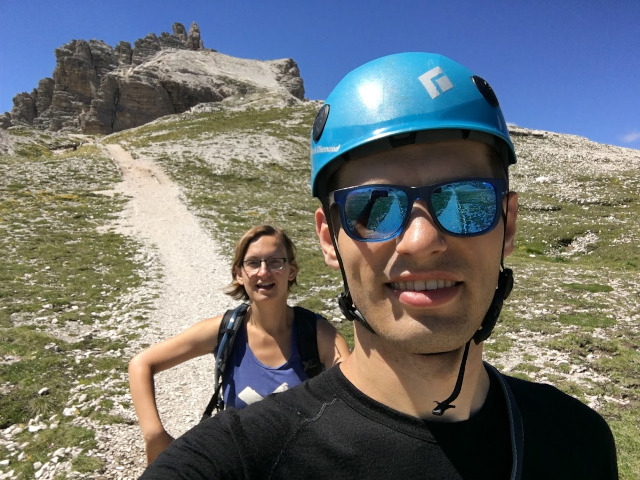
#> input picture 02a_opencv_tutorial/image.jpg, 640 x 480 px
$ python opencv_basics.py
#> lines starting #> are read from the running program, lines starting #| are printed output that depends on the picture
import imutils
import cv2

IMAGE = "./image.jpg"

image = cv2.imread(IMAGE)
#> image is the input picture: shape (480, 640, 3); mean B, G, R 113.3, 113.5, 110.1
cv2.imshow("Image", image)
cv2.waitKey(0)

# %% basic params

# get image size
height, width, depth = image.shape
#> height = 480; width = 640; depth = 3
print(f'width={width}, height={height}, depth={depth}')
#| width=640, height=480, depth=3

# get pixel values
b,g,r = image[150,300]
#> b = 143; g = 170; r = 174
print(f'blue={b}, green={g}, red={r}')
#| blue=143, green=170, red=174

# %% slicing / cropping

roi = image[150:250]
cv2.imshow("Row Crop", roi)
cv2.waitKey(0)

roi = image[:, 150:300]
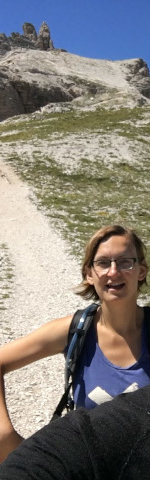
#> roi: shape (480, 150, 3); mean B, G, R 122.5, 127, 131
cv2.imshow("Column Crop", roi)
cv2.waitKey(0)

roi = image[150:300, 150:300]
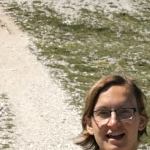
#> roi: shape (150, 150, 3); mean B, G, R 136.8, 158.9, 170
cv2.imshow("Rectangle Crop", roi)
cv2.waitKey(0)

roi = image[:,:,2]
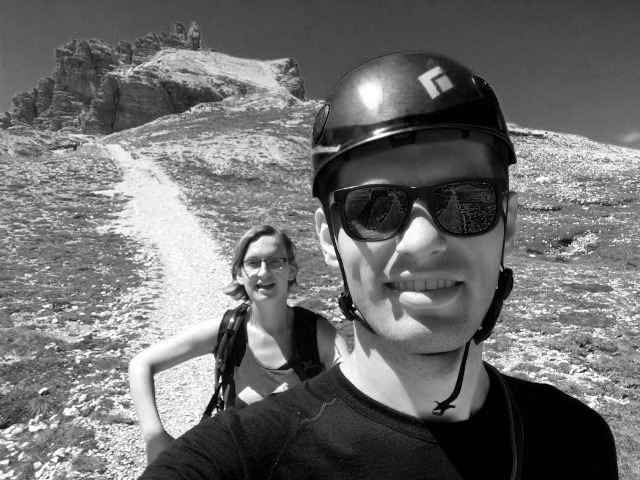
#> roi: shape (480, 640); min 0, max 255, mean 110.1
cv2.imshow("Channel Crop", roi)
cv2.waitKey(0)

# %% resizing

resized = cv2.resize(image, (200, 200))
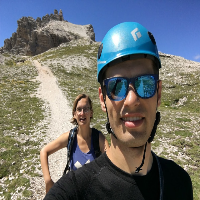
#> resized: shape (200, 200, 3); mean B, G, R 113.3, 113.5, 110.1
cv2.imshow('Resizing', resized)
cv2.waitKey(0)

aspect_ratio = 200.0 / width
#> aspect_ratio = 0.312
new_dims = (200, int(height*aspect_ratio))
#> new_dims = (200, 150)
resized = cv2.resize(image, new_dims)
#> resized: shape (150, 200, 3)
cv2.imshow('Fixed Aspect aspect_ratio Resizing', resized)
cv2.waitKey(0)

## same but shorter
resized = imutils.resize(image, width=200)
cv2.imshow('Imutils Resize', resized)
cv2.waitKey(0)

# %% rotating

center = (width//2,height//2)
#> center = (320, 240)
M = cv2.getRotationMatrix2D(center, -45, 1.0)
rotated = cv2.warpAffine(image, M, (width, height))
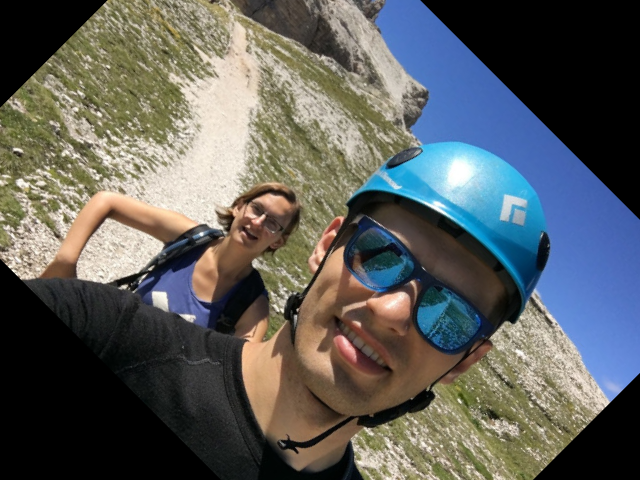
#> rotated: shape (480, 640, 3); mean B, G, R 92.3, 94.4, 92.6
cv2.imshow('Rotated', rotated)
cv2.waitKey(0)

## same but shorter
rotated = imutils.rotate(image, -45)
cv2.imshow('Imutils rotated', rotated)
cv2.waitKey(0)

## same but extended instead of unclipped
rotated = imutils.rotate_bound(image, -45)
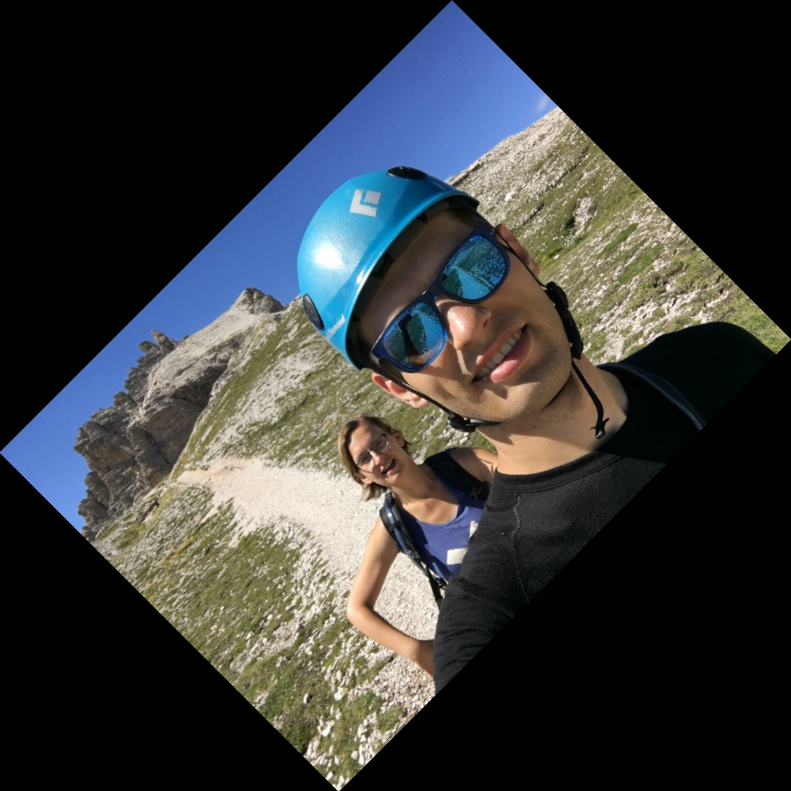
#> rotated: shape (791, 791, 3); mean B, G, R 55.6, 55.7, 54.1
cv2.imshow('Imutils bound rotated', rotated)
cv2.waitKey(0)

# %% smooting
blurred = cv2.GaussianBlur(image, (11,11), 0)
cv2.imshow('Blurred', blurred)
cv2.waitKey(0)


# %% drawing on image
output = image.copy()
RED_COLOR = (0, 0, 255)
GREEN_COLOR = (0, 255, 0)
BLUE_COLOR = (255, 0, 0)
LINE_THICKNESS = 2
cv2.rectangle(output, (200, 50), (400, 150), RED_COLOR, LINE_THICKNESS)
cv2.circle(output, (300, 200), 20, GREEN_COLOR, -1)
cv2.line(output, (60, 200), (400, 400), BLUE_COLOR, 5)
FONT_SCALE = 0.7
cv2.putText(output, "OpenCV!!!", (400, 50),
	cv2.FONT_HERSHEY_SIMPLEX, FONT_SCALE, RED_COLOR, LINE_THICKNESS)
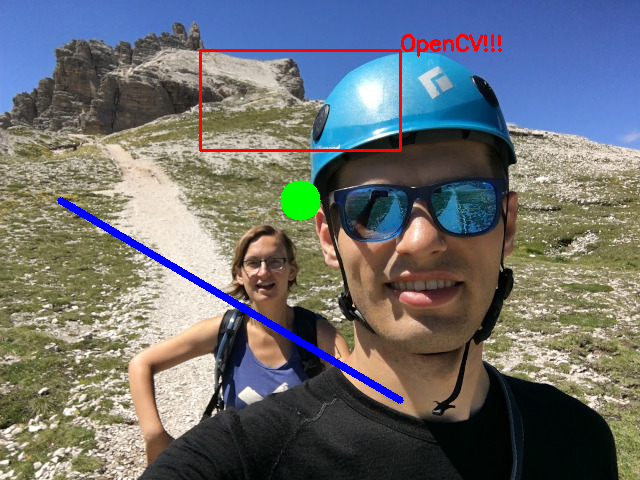
#> output: shape (480, 640, 3); mean B, G, R 112.8, 111.6, 109.4
cv2.imshow("Rectangle", output)
cv2.waitKey(0)
